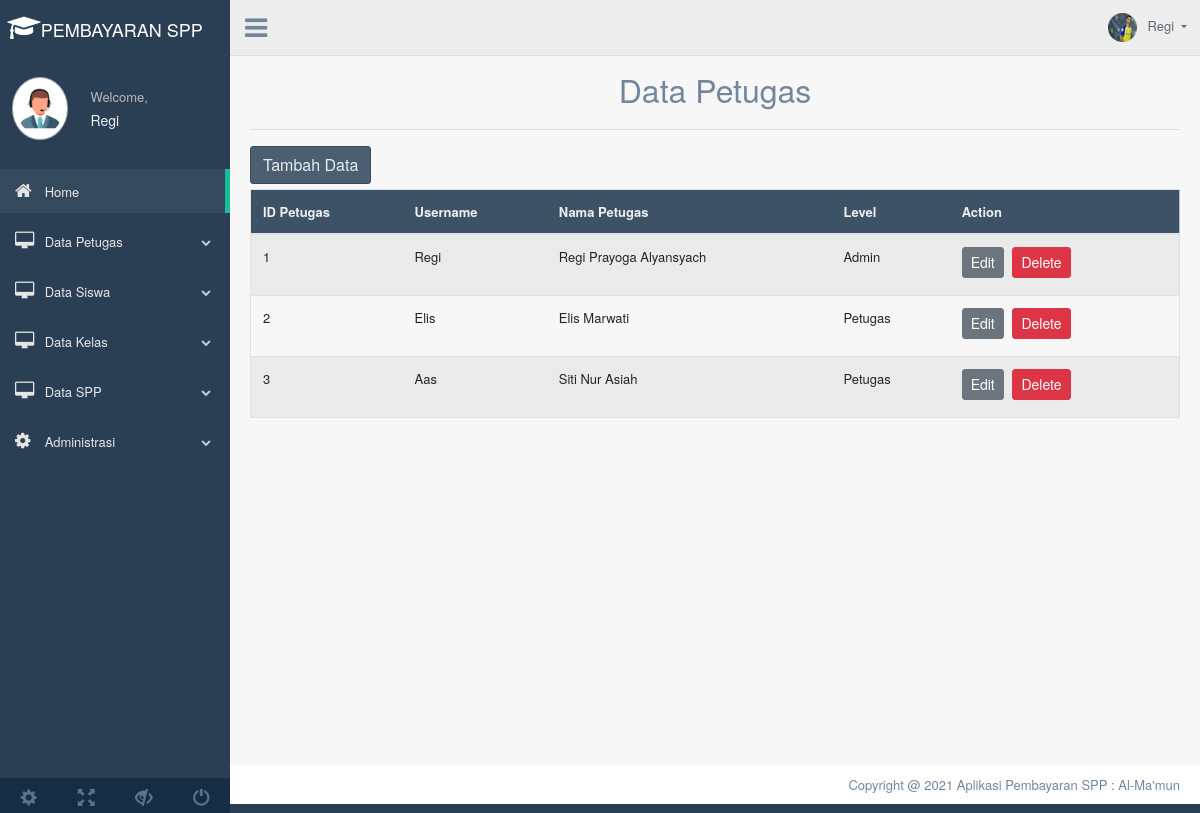
Screenshot of /beranda.php?page=tampil_mhs (signed in) with the database file from the repository.
### tables this page shows
CREATE TABLE `petugas` (
  `id_petugas` int(11) NOT NULL,
  `username` varchar(25) DEFAULT NULL,
  `password` varchar(32) DEFAULT NULL,
  `nama_petugas` varchar(35) DEFAULT NULL,
  `level` varchar(35) DEFAULT NULL
);

### tampil.php (the view, shortened to what this page needs)
<?php
include('config.php');
?>
<div class="container" style="margin-top:20px">
	<center>
		<font size="6">Data Petugas</font>
	</center>
	<hr>
	<a href="beranda.php?page=tambah_mhs"><button class="btn btn-dark right">Tambah Data</button></a>
	<div class="table-responsive">
		<table class="table table-striped jambo_table bulk_action">
			<thead>
				<tr>
					<th>ID Petugas</th>
					<th>Username</th>
					<th>Nama Petugas</th>
					<th>Level</th>
					<th>Action</th>
				</tr>
			</thead>
			<tbody>
				<?php
				$sql = mysqli_query($koneksi, "SELECT * FROM petugas ORDER BY id_petugas ASC") or die(mysqli_error($koneksi));
				if (mysqli_num_rows($sql) > 0) {
					while ($data = mysqli_fetch_assoc($sql)) {
						echo '
						<tr>
							<td>' . $data['id_petugas'] . '</td>
							<td>' . $data['username'] . '</td>
							<td>' . $data['nama_petugas'] . '</td>
							<td>' . $data['level'] . '</td>
							<td>
								<a href="beranda.php?page=edit_mhs&id_petugas=' . $data['id_petugas'] . '" class="btn btn-secondary btn-sm">Edit</a>
								<a href="delete.php?id_petugas=' . $data['id_petugas'] . '" class="btn btn-danger btn-sm" onclick="return confirm(\'Yakin ingin menghapus data ini?\')">Delete</a>
							</td>
						</tr>
						';
					}
				} else {
					echo '
					<tr>
						<td colspan="6">Tidak ada data.</td>
					</tr>
					';
				}
				?>
		</table>
	</div>
</div>

### rows the page displays
petugas: id_petugas "1", username "Regi", nama_petugas "Regi Prayoga Alyansyach", level "Admin"
petugas: id_petugas "2", username "Elis", nama_petugas "Elis Marwati", level "Petugas"
petugas: id_petugas "3", username "Aas", nama_petugas "Siti Nur Asiah", level "Petugas"

### other values shown
$_SESSION['username'] "Regi"
